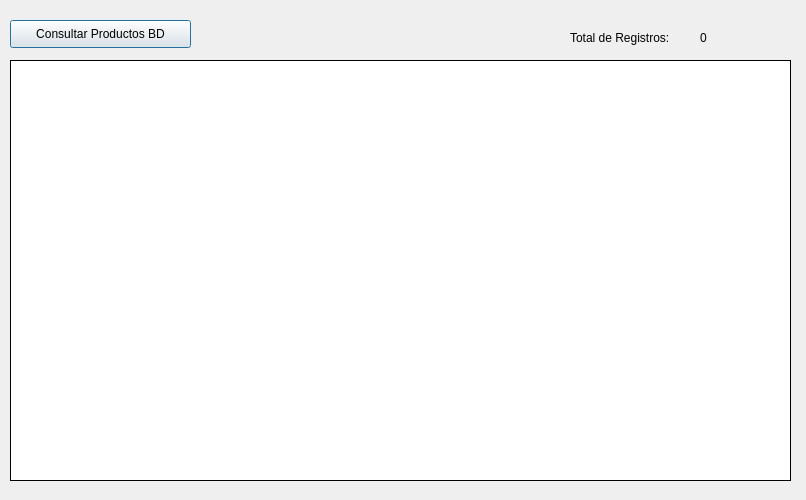
<?xml version="1.0" encoding="UTF-8"?>
<ui version="4.0">
 <class>dlgDemo66</class>
 <widget class="QDialog" name="dlgDemo66">
  <property name="geometry">
   <rect>
    <x>0</x>
    <y>0</y>
    <width>806</width>
    <height>500</height>
   </rect>
  </property>
  <property name="windowTitle">
   <string>Consulta de Registros de Base de Datos usando QThread</string>
  </property>
  <widget class="QPushButton" name="btnConsultarProductosBD">
   <property name="geometry">
    <rect>
     <x>10</x>
     <y>20</y>
     <width>181</width>
     <height>28</height>
    </rect>
   </property>
   <property name="text">
    <string>Consultar Productos BD</string>
   </property>
  </widget>
  <widget class="QTableView" name="tblProducto">
   <property name="geometry">
    <rect>
     <x>10</x>
     <y>60</y>
     <width>781</width>
     <height>421</height>
    </rect>
   </property>
  </widget>
  <widget class="QLabel" name="lblRegistros">
   <property name="geometry">
    <rect>
     <x>570</x>
     <y>30</y>
     <width>121</width>
     <height>16</height>
    </rect>
   </property>
   <property name="text">
    <string>Total de Registros:</string>
   </property>
  </widget>
  <widget class="QLabel" name="lblTotal">
   <property name="geometry">
    <rect>
     <x>700</x>
     <y>30</y>
     <width>55</width>
     <height>16</height>
    </rect>
   </property>
   <property name="text">
    <string>0</string>
   </property>
  </widget>
  <widget class="QLabel" name="lblProgreso">
   <property name="geometry">
    <rect>
     <x>10</x>
     <y>60</y>
     <width>781</width>
     <height>421</height>
    </rect>
   </property>
   <property name="frameShape">
    <enum>QFrame::Panel</enum>
   </property>
   <property name="text">
    <string/>
   </property>
  </widget>
 </widget>
 <resources/>
 <connections/>
</ui>
